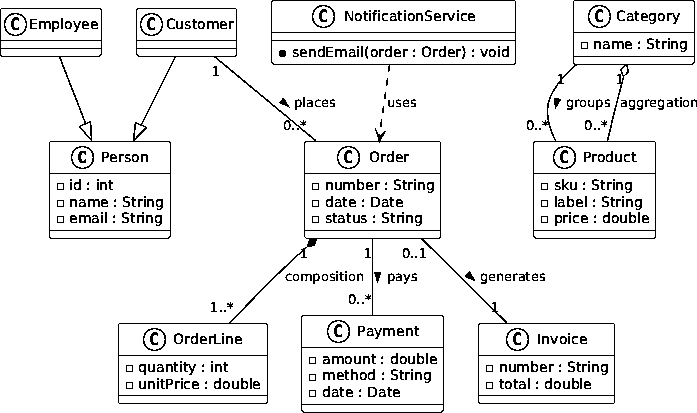
#> input picture examples/student.png, 697 x 413 px
$ python -i preprocess_image.py   (imports and definitions only)
#> lines starting #> are read from the running program, lines starting #| are printed output that depends on the picture; after the words box and inside, x2 and y2 are one past the last pixel; in counts of white or black regions, pixels touching at a corner belong together
"""Pipeline de prétraitement d'images pour optimiser la reconnaissance UML.

Ce module implémente un pipeline OpenCV en 11 étapes pour transformer
une image de diagramme UML brute en une version optimisée pour la
reconnaissance par modèle vision (GPT-4o Vision).

Author: UML Vision Grader Pro
Version: 1.0
Date: 2025
"""

import cv2
import numpy as np


def preprocess_image(input_path: str, output_path: str) -> None:
    """Prétraite une image UML pour maximiser la reconnaissance par IA.

    Pipeline complet en 11 étapes :
    1. Redimensionnement intelligent (max 1536px)
    2. Conversion en niveaux de gris
    3. Denoising agressif (fastNlMeansDenoising)
    4. Sharpening (kernel 3x3)
    5. Amélioration du contraste (CLAHE)
    6. Binarisation adaptative (Gaussian)
    7. Morphologie (nettoyage des artefacts)
    8. Recadrage intelligent avec marges
    9. Upscaling si nécessaire (<800px)
    10. Inversion si fond sombre
    11. Export PNG compression maximale

    Args:
        input_path (str): Chemin vers l'image source (PNG/JPG)
        output_path (str): Chemin de sortie pour l'image traitée (PNG)

    Raises:
        ValueError: Si l'image source ne peut pas être lue

    Example:
        >>> preprocess_image('student.png', 'student_preprocessed.png')
    """
#> called with input_path = '../../examples/student.png', output_path = 'out.png'
    # 1. Lecture
    img = cv2.imread(input_path)
#> img is the input picture: shape (413, 697, 3); 92.2% white; black in thin lines or dots
    if img is None:
        raise ValueError(f"Cannot read image: {input_path}")

    # 2. Redimensionnement intelligent (max 1536px pour meilleure qualité)
    h, w = img.shape[:2]
#> h = 413; w = 697
    max_dim = 1536
    scale = min(max_dim / max(h, w), 1.0)
#> scale = 1
    if scale < 1.0:
        new_w, new_h = int(w * scale), int(h * scale)
        img = cv2.resize(img, (new_w, new_h), interpolation=cv2.INTER_LANCZOS4)

    # 3. Conversion en niveaux de gris
    gray = cv2.cvtColor(img, cv2.COLOR_BGR2GRAY)
#> gray: shape (413, 697); 92.2% white; black in thin lines or dots

    # 4. Denoising agressif pour éliminer le bruit de scan/photo
    denoised = cv2.fastNlMeansDenoising(
        gray, h=10, templateWindowSize=7, searchWindowSize=21)

    # 5. Sharpening pour améliorer la netteté du texte et des traits
    kernel_sharpen = np.array([[-1, -1, -1],
                               [-1, 9, -1],
                               [-1, -1, -1]])
    sharpened = cv2.filter2D(denoised, -1, kernel_sharpen)

    # 6. Amélioration du contraste via CLAHE (Contrast Limited Adaptive
    # Histogram Equalization)
    clahe = cv2.createCLAHE(clipLimit=2.0, tileGridSize=(8, 8))
    contrast_enhanced = clahe.apply(sharpened)

    # 7. Binarisation adaptative pour séparer texte/lignes du fond
    binarized = cv2.adaptiveThreshold(
        contrast_enhanced,
        255,
        cv2.ADAPTIVE_THRESH_GAUSSIAN_C,
        cv2.THRESH_BINARY,
        blockSize=11,  # Bloc plus petit pour capturer les détails fins
        C=2  # Seuil ajusté pour meilleure séparation
    )

    # 8. Morphologie: nettoyer les petits artefacts tout en préservant les
    # traits UML
    kernel_clean = cv2.getStructuringElement(cv2.MORPH_RECT, (2, 2))
    cleaned = cv2.morphologyEx(binarized, cv2.MORPH_CLOSE, kernel_clean)
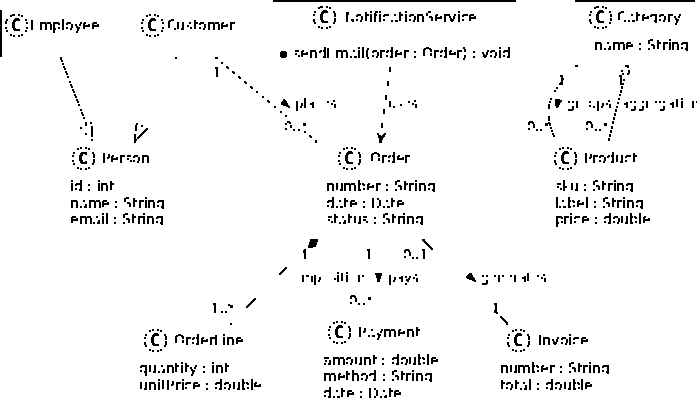
#> cleaned: shape (413, 697); 95.7% white; black in thin lines or dots

    # 9. Crop automatique des marges blanches
    coords = cv2.findNonZero(255 - cleaned)
#> coords = contour of 12447 points, box (x1, y1, x2, y2) (0, 0, 697, 398), area 10196
    if coords is not None:
        x, y, w_crop, h_crop = cv2.boundingRect(coords)
#> x = 0; y = 0; w_crop = 697; h_crop = 398
        # Ajouter une petite marge (5px) pour ne pas couper les bordures
        margin = 5
        x = max(0, x - margin)
        y = max(0, y - margin)
        w_crop = min(cleaned.shape[1] - x, w_crop + 2 * margin)
        h_crop = min(cleaned.shape[0] - y, h_crop + 2 * margin)
#> h_crop = 408
        cropped = cleaned[y:y + h_crop, x:x + w_crop]
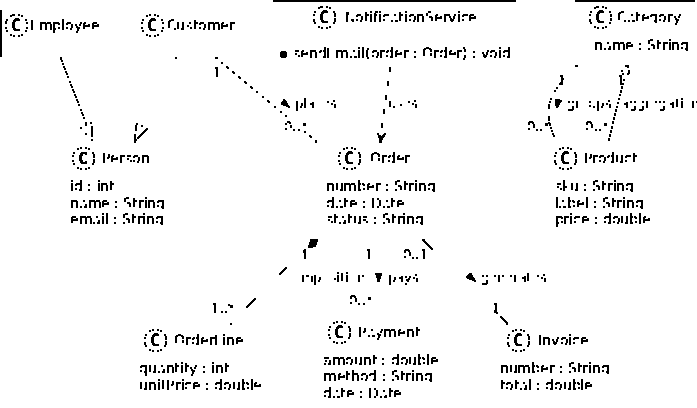
#> cropped: shape (408, 697); 95.6% white; black in thin lines or dots
    else:
        cropped = cleaned

    # 10. Upscaling léger si l'image finale est trop petite (< 800px)
    final_h, final_w = cropped.shape[:2]
#> final_h = 408; final_w = 697
    if max(final_h, final_w) < 800:
        upscale_factor = 800 / max(final_h, final_w)
#> upscale_factor = 1.15
        cropped = cv2.resize(
            cropped,
            None,
            fx=upscale_factor,
            fy=upscale_factor,
            interpolation=cv2.INTER_CUBIC)
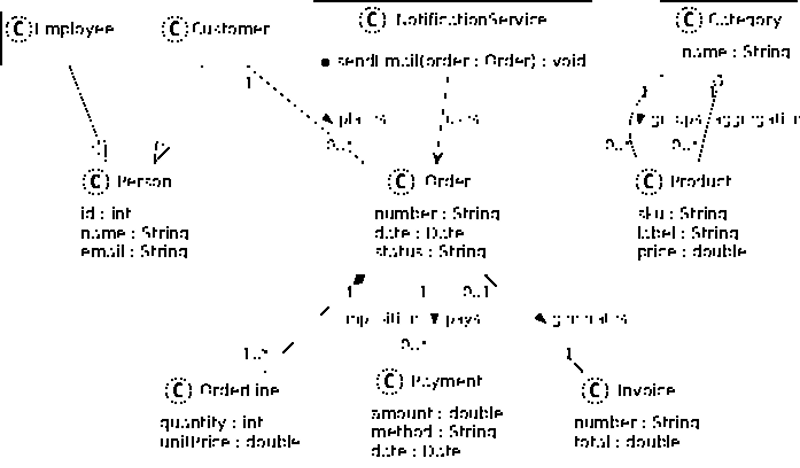
#> cropped: shape (468, 800); min 0, max 255, mean 243.7

    # 11. Sauvegarde en PNG haute qualité
    cv2.imwrite(output_path, cropped, [cv2.IMWRITE_PNG_COMPRESSION, 0])

>>> result = preprocess_image('../../examples/student.png', 'out.png')
